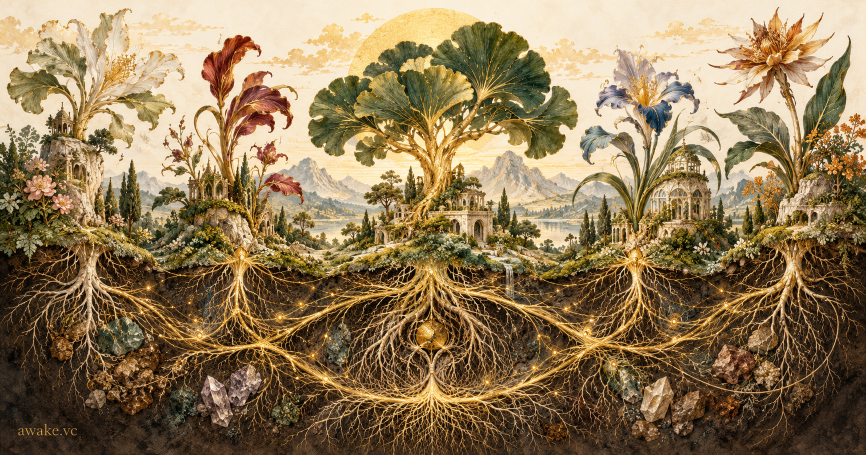
#> input picture assets/brand/og-concepts/compounding-garden.png, 1731 x 909 px, given in place of AwakeVC - Dali Logo.png, which was not available (shown at 1/2 size)
$ python prepare_brand.py --source ../assets/brand/og-concepts/compounding-garden.png
#> lines starting #> are read from the running program, lines starting #| are printed output that depends on the picture
#!/usr/bin/env python3
"""Prepare faithful web derivatives; run with --source pointing to the logo folder.

Asset preparation requires Pillow. The normal site build remains stdlib-only.
"""
import argparse
import shutil
from pathlib import Path
from PIL import Image

ROOT = Path(__file__).resolve().parent.parent

def prepare_social(web):
    """Prepare the selected Escher-inspired Eye as a World artwork for social previews."""
    source = ROOT / 'assets/brand/og-concepts/eye-world-escher.png'
    with Image.open(source) as artwork:
        artwork.convert('RGB').resize((1200, 630), Image.Resampling.LANCZOS).save(
            web / 'social-eye-escher.png', optimize=True)

def main():
    parser = argparse.ArgumentParser(description=__doc__)
    parser.add_argument('--source', type=Path, required=True)
    parser.add_argument('--font-dir', type=Path, default=Path('/System/Library/Fonts/Supplemental'))
    args = parser.parse_args()
    originals = ROOT / 'assets/brand/originals'
    web = ROOT / 'assets/brand/web'
    originals.mkdir(parents=True, exist_ok=True)
    web.mkdir(parents=True, exist_ok=True)
    for edition in ['Dali', 'Kandinsky', 'Monet', 'Painted', 'Picasso', 'Sparke', 'Warhol']:
        source = args.source / ('AwakeVC - ' + edition + ' Logo.png')
        if source.resolve() != (originals / source.name).resolve():
            shutil.copy2(source, originals / source.name)
        image = Image.open(source).convert('RGB')
#> image is the input picture: PIL image 1731x909 RGB; mean R, G, B 143.9, 121.3, 86.2
        image.thumbnail((640, 640) if edition not in ('Painted', 'Sparke') else (180, 180), Image.Resampling.LANCZOS)
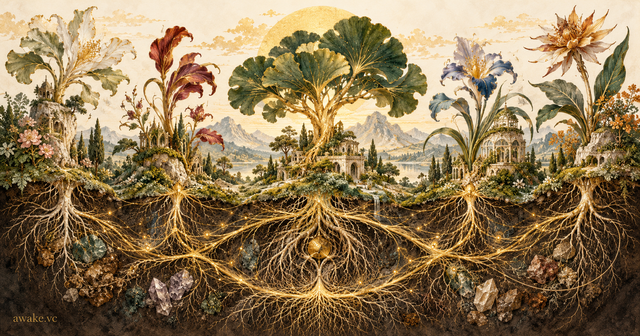
#> image: PIL image 640x336 RGB; mean R, G, B 143.9, 121.3, 86.2
        image.save(web / (edition.lower() + '.webp'), quality=88, method=6)
#> pass 2 of the loop in main, `for edition in ['Dali', 'Kandinsky', 'Monet', 'Painted', 'Picasso', 'S..`:
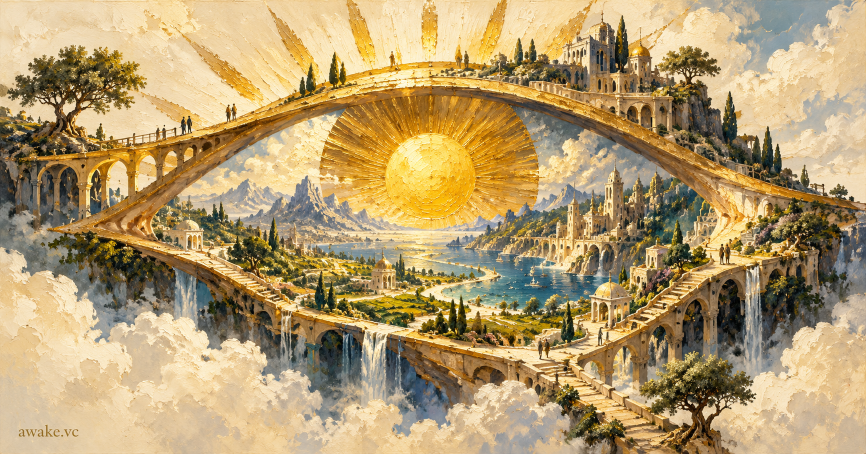
#> input picture assets/brand/og-concepts/eye-as-world.png, 1732 x 908 px, given in place of AwakeVC - Kandinsky Logo.png, which was not available (shown at 1/2 size)
#> in main, image is the input picture: PIL image 1732x908 RGB; mean R, G, B 180, 156.2, 110.9
#> in main, `image.thumbnail((640, 640) if edition not in ('Painted', 'Sparke') els..`:
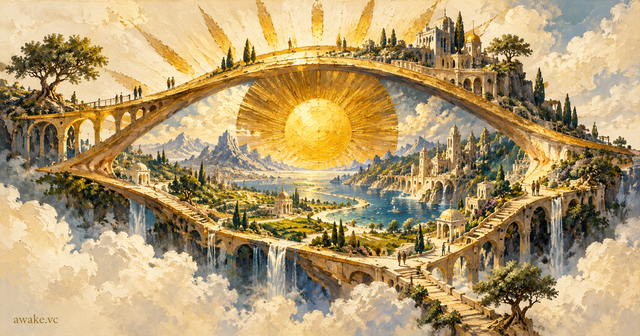
#> image: PIL image 640x336 RGB; mean R, G, B 180, 156.2, 111
    sparke = Image.open(originals / 'AwakeVC - Sparke Logo.png').convert('RGB')
    for size in (16, 32, 180):
        name = 'apple-touch-icon.png' if size == 180 else f'favicon-{size}.png'
        sparke.resize((size, size), Image.Resampling.LANCZOS).save(web / name, optimize=True)
    sparke.resize((48, 48), Image.Resampling.LANCZOS).save(web / 'favicon.ico', sizes=[(16, 16), (32, 32), (48, 48)])
    prepare_social(web)
    print('Prepared brand assets in', web)

if __name__ == '__main__':
#> (the run stopped early here; a loop or call above may not have finished)
